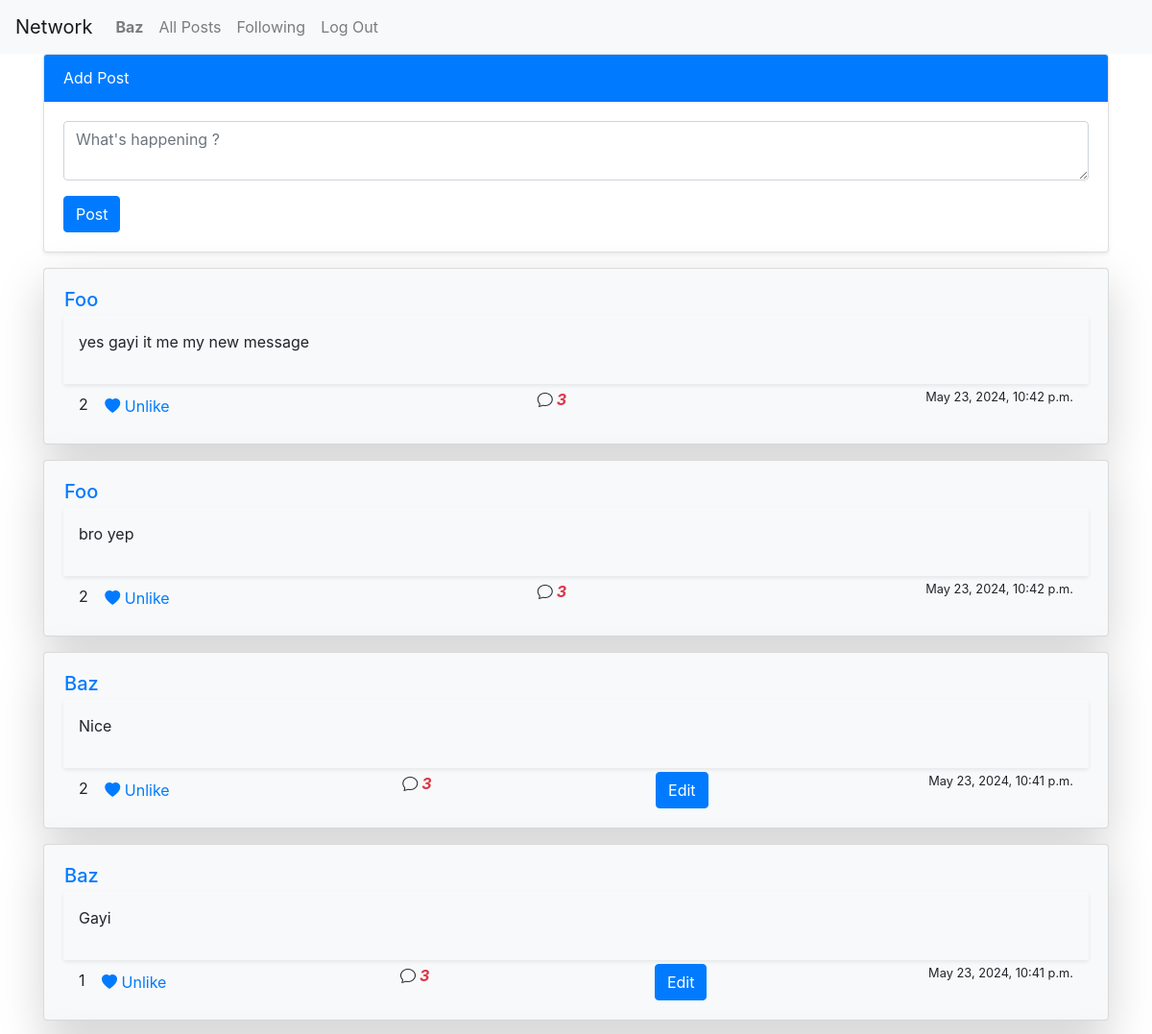
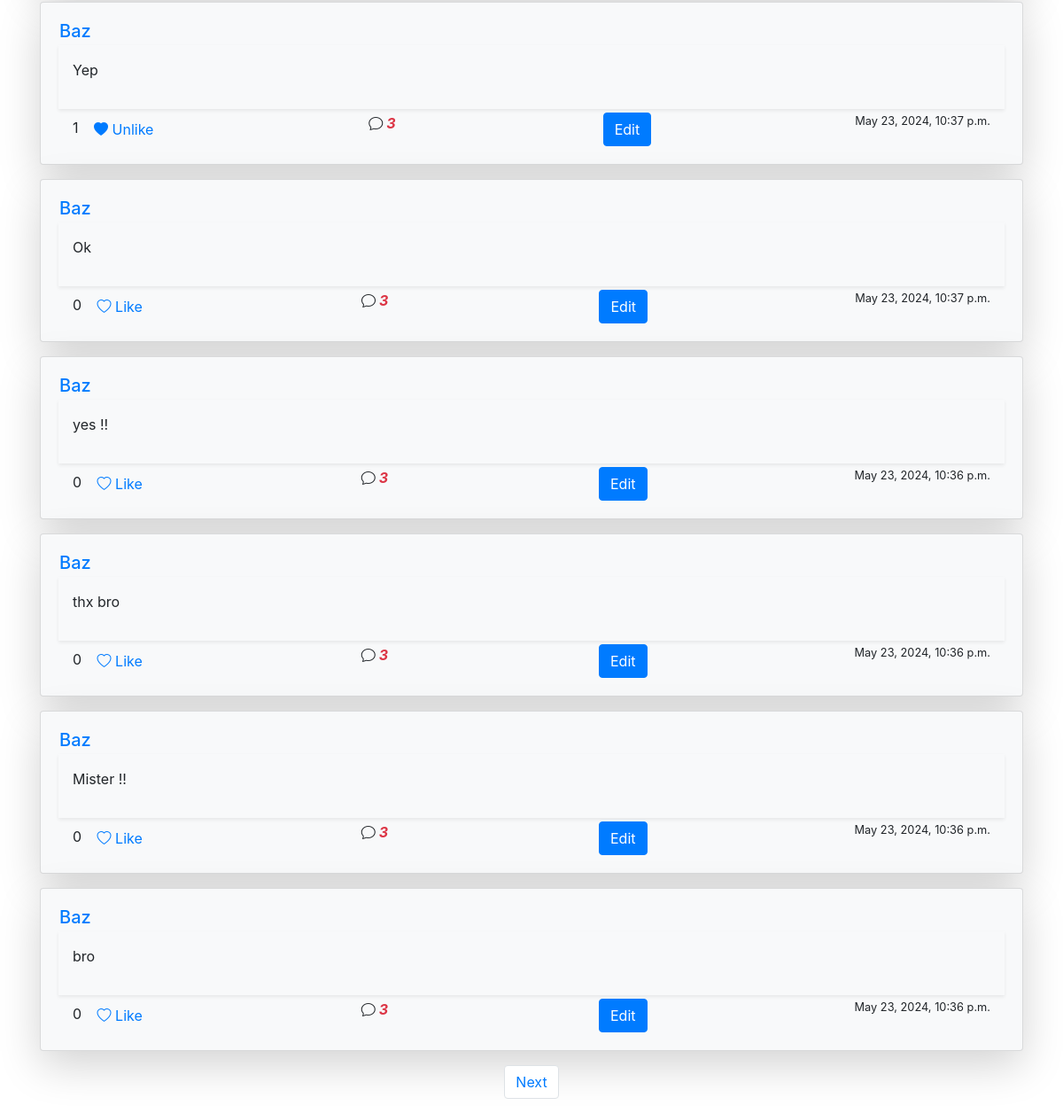
Screenshot of / (signed in) with the database file from the repository (2 pictures, top to bottom).
### network/models.py (models this page shows, shortened)
class User(AbstractUser):
    pass

class Post(models.Model):
    content = models.TextField(max_length=200)
    author = models.ForeignKey(User,on_delete=models.CASCADE, related_name="author")
    likes = models.ManyToManyField(User, related_name='liked_posts', blank=True)
    created_at = models.DateTimeField(auto_now_add=True)
    updated_at = models.DateTimeField(auto_now=True)

### network/views.py (the view)
# urls.py: path("", views.index, name="index"),
def index(request):
    posts = Post.objects.order_by('-created_at')
    paginator = Paginator(posts,10)
    page_number = request.GET.get('page')
    posts_obj = paginator.get_page(page_number)
    return render(request, "network/index.html",{'posts_obj':posts_obj, 'posts': posts})

### network/templates/network/index.html (shortened to what this page needs)
{% extends "network/layout.html" %}
{% load static %}
{% block body %}
<div class="container">
    <div class="card mb-3 shadow-sm">
        <div class="card-header bg-primary text-white">Add Post</div>
        <div class="card-body">
            <form action="{% url 'new-post' %}" method="post">
                <div class="form-group">
                    <textarea class="form-control" name="content" id="" cols="3" rows="2" placeholder="What's happening ?"></textarea>
                </div>
                <button class="btn btn-primary" type="submit" value="Post">Post</button>
            </form>
        </div>
    </div>
    {% if posts_obj %}
        {% for post in posts_obj %}
        <div class="card shadow-lg rounded bg-light mb-3">
            <div class="card-body">
                <div class="row">
                    <div class="col">
                        <div class="row mb-1">
                            <h5 class="my-auto px-3"><a href="{% url 'profile-view' post.author.username %}">{{ post.author }}</a></h5>
                        </div>
                        <div class="content p-3 mb-1 shadow-sm" id="post-content-{{ post.id }}">
                            <p>{{ post.content }}</p>
                        </div>
                        <div class="footer d-flex justify-content-between px-3">
                            <div class="">
                                <span id="likes-count-{{ post.id }}" >{{ post.likes.count }}</span>
                                <button class="btn btn-link like-button" data-post-id="{{ post.id }}">
                                    {% if user in post.likes.all %}
                                        <i class="bi bi-heart-fill"></i> Unlike
                                    {% else %}
                                        <i class="bi bi-heart"></i> Like
                                    {% endif %}
                                </button>
                            </div>
                            <i class="bi-chat"><strong class="mx-1 text-danger">3</strong></i>
                            {% if request.user == post.author %}
                                <button class="btn btn-primary edit-button" data-post-id="{{ post.id }}">Edit</button>
                            {% endif %}
                            <small>{{ post.created_at }}</small>
                        </div>
                    </div>
                </div>
            </div>
        </div>
        {% endfor %}
    {% else %}
        <div class="card shadow-lg">
            <div class="card-body">
                <p>No post to display</p>
            </div>
        </div>
    {% endif %}
</div>
<nav aria-label="Page navigation example">
    <ul class="pagination justify-content-center">
        {% if posts_obj.has_next %}
        <li class="page-item">
            <a class="page-link" href="?page={{ posts_obj.next_page_number }}">Next</a>
        </li>
        {% endif %}
    </ul>
</nav>
{% endblock %}

### network/templates/network/layout.html (shortened to what this page needs)
{% load static %}
<!DOCTYPE html>
<html lang="en">
    <head>
        <link rel="stylesheet" href="https://stackpath.bootstrapcdn.com/bootstrap/4.4.1/css/bootstrap.min.css">
        <link rel="stylesheet" href="https://cdn.jsdelivr.net/npm/bootstrap-icons@1.3.0/font/bootstrap-icons.css">
        <link href="{% static 'network/styles.css' %}" rel="stylesheet">
    </head>
    <body>
        <nav class="navbar navbar-expand-lg navbar-light bg-light">
            <a class="navbar-brand" href="#">Network</a>
            <div>
              <ul class="navbar-nav mr-auto">
                {% if user.is_authenticated %}
                    <li class="nav-item">
                        <a class="nav-link" href="{% url 'profile-view' user.username %}"><strong>{{ user.username }}</strong></a>
                    </li>
                {% endif %}
                <li class="nav-item">
                  <a class="nav-link" href="{% url 'index' %}">All Posts</a>
                </li>
                {% if user.is_authenticated %}
                    <li class="nav-item">
                        <a class="nav-link" href="{% url 'following_view'%}">Following</a>
                    </li>
                    <li class="nav-item">
                        <a class="nav-link" href="{% url 'logout' %}">Log Out</a>
                    </li>
                {% endif %}
              </ul>
            </div>
          </nav>
        <div class="body">
            {% block body %}
            {% endblock %}
        </div>
    </body>
</html>

### rows the page displays
User: username "Baz"
Post: author "Foo", content "yes gayi it me my new message", likes.count "2", shows "Unlike", created_at "May 23, 2024, 10:42 p.m."
Post: author "Foo", content "bro yep", likes.count "2", shows "Unlike", created_at "May 23, 2024, 10:42 p.m."
Post: author "Baz", content "Nice", likes.count "2", shows "Unlike", created_at "May 23, 2024, 10:41 p.m."
Post: author "Baz", content "Gayi", likes.count "1", shows "Unlike", created_at "May 23, 2024, 10:41 p.m."
Post: author "Baz", content "Yep", likes.count "1", shows "Unlike", created_at "May 23, 2024, 10:37 p.m."
Post: author "Baz", content "Ok", likes.count "0", shows "Like", created_at "May 23, 2024, 10:37 p.m."
Post: author "Baz", content "yes !!", likes.count "0", shows "Like", created_at "May 23, 2024, 10:36 p.m."
Post: author "Baz", content "thx bro", likes.count "0", shows "Like", created_at "May 23, 2024, 10:36 p.m."
Post: author "Baz", content "Mister !!", likes.count "0", shows "Like", created_at "May 23, 2024, 10:36 p.m."
Post: author "Baz", content "bro", likes.count "0", shows "Like", created_at "May 23, 2024, 10:36 p.m."
